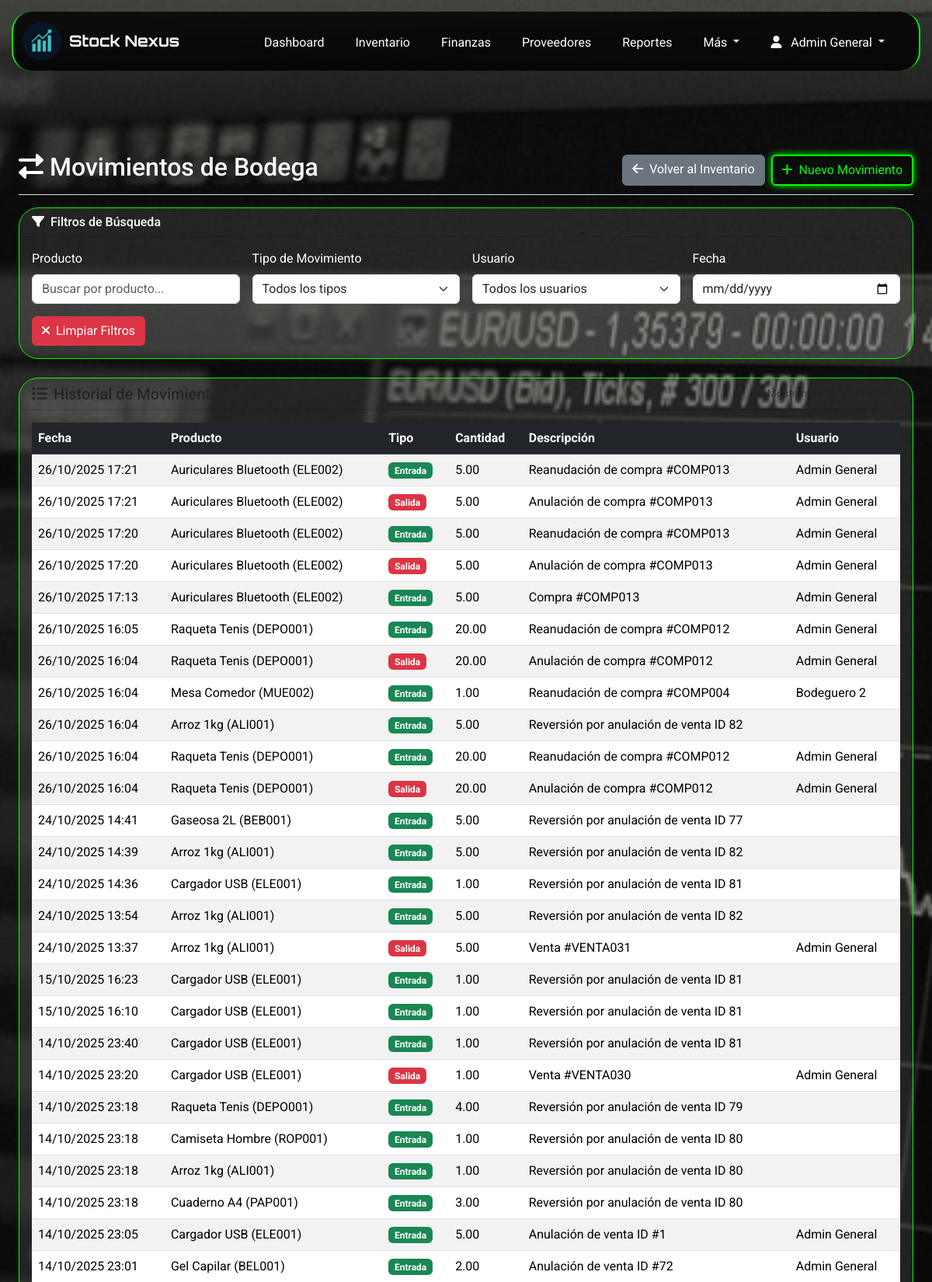
The page /index.php?page=movimientos (signed in, upper part) on the database its author committed.
### tables this page shows
CREATE TABLE `movimientos_bodega` (
  `id_movimiento` int(11) NOT NULL,
  `id_producto` int(11) NOT NULL,
  `tipo_movimiento` enum('Entrada','Salida','Ajuste') NOT NULL,
  `cantidad` decimal(10,2) NOT NULL,
  `descripcion` text DEFAULT NULL,
  `id_usuario` int(11) DEFAULT NULL,
  `fecha_movimiento` datetime DEFAULT current_timestamp()
);

CREATE TABLE `productos` (
  `id_producto` int(11) NOT NULL,
  `codigo_producto` varchar(50) NOT NULL,
  `nombre_producto` varchar(150) NOT NULL,
  `id_categoria` int(11) DEFAULT NULL,
  `descripcion` text DEFAULT NULL,
  `stock_actual` decimal(10,2) DEFAULT 0.00,
  `stock_minimo` decimal(10,2) DEFAULT 0.00,
  `unidad_medida` varchar(30) DEFAULT 'Unidad',
  `precio_compra` decimal(12,2) DEFAULT 0.00,
  `precio_venta` decimal(12,2) DEFAULT 0.00,
  `estado` enum('Activo','Inactivo') DEFAULT 'Activo'
);

CREATE TABLE `usuarios` (
  `id_usuario` int(11) NOT NULL,
  `nombre_completo` varchar(100) NOT NULL,
  `correo` varchar(100) NOT NULL,
  `usuario` varchar(50) NOT NULL,
  `contrasena` varchar(255) NOT NULL,
  `rol` enum('Administrador','Vendedor','Contador','Bodeguero') DEFAULT 'Vendedor',
  `estado` enum('Activo','Inactivo') DEFAULT 'Activo',
  `fecha_creacion` datetime DEFAULT current_timestamp(),
  `token_recuperacion` varchar(64) DEFAULT NULL,
  `token_expiracion` datetime DEFAULT NULL,
  `id_rol` int(11) DEFAULT NULL
);

### app/controllers/inventarioController.php (called while the page is built, shortened)
<?php
class InventarioController {
    private $db;
    public function __construct($database) {
        $this->db = $database;
    }
    public function listarMovimientos() {
        try {
            $stmt = $this->db->query("
                SELECT m.*, p.codigo_producto, p.nombre_producto, u.nombre_completo as usuario_nombre
                FROM movimientos_bodega m
                JOIN productos p ON m.id_producto = p.id_producto
                LEFT JOIN usuarios u ON m.id_usuario = u.id_usuario
                ORDER BY m.fecha_movimiento DESC
            ");
            return $stmt->fetchAll();
        } catch (PDOException $e) {
            error_log("Error en listarMovimientos: " . $e->getMessage());
            return [];
        }
    }
}
?>

### app/views/Movimientos/movimientos.php (the view, shortened to what this page needs)
<?php
$inventarioController = new InventarioController($db);
$movimientos = $inventarioController->listarMovimientos();
?>
<div class="container-fluid px-4 pb-5">
    <div class="d-flex justify-content-between flex-wrap flex-md-nowrap align-items-center pt-3 pb-2 mb-3 border-bottom"
         style="margin-top:180px;">
        <h1 class="h2"><i class="fas fa-exchange-alt me-2"></i>Movimientos de Bodega</h1>
        <div class="btn-toolbar mb-2 mb-md-0">
            <a href="index.php?page=inventario" class="btn btn-secondary me-2">
                <i class="fas fa-arrow-left me-2"></i>Volver al Inventario
            </a>
            <a href="index.php?page=crear_movimiento" class="btn btn-neon">
                <i class="fas fa-plus me-2"></i>Nuevo Movimiento
            </a>
        </div>
    </div>
    <div class="card mb-4">
        <div class="card-header">
            <h6 class="card-title mb-0 text-white">
                <i class="fas fa-filter me-2"></i>Filtros de Búsqueda
            </h6>
        </div>
        <div class="card-body">
            <div class="row g-3">
                <div class="col-md-3">
                    <label for="filtroProducto" class="form-label text-white">Producto</label>
                    <input type="text" class="form-control" id="filtroProducto" placeholder="Buscar por producto...">
                </div>
                <div class="col-md-3">
                    <label for="filtroTipo" class="form-label text-white">Tipo de Movimiento</label>
                    <select class="form-select" id="filtroTipo">
                        <option value="">Todos los tipos</option>
                    </select>
                </div>
                <div class="col-md-3">
                    <label for="filtroUsuario" class="form-label text-white">Usuario</label>
                    <select class="form-select" id="filtroUsuario">
                        <option value="">Todos los usuarios</option>
                    </select>
                </div>
                <div class="col-md-3">
                    <label for="filtroFecha" class="form-label text-white">Fecha</label>
                    <input type="date" class="form-control" id="filtroFecha">
                </div>
            </div>
            <div class="row mt-3">
                <div class="col-12">
                    <button type="button" class="btn btn-danger" id="btnLimpiarFiltros">
                        <i class="fas fa-times me-2"></i>Limpiar Filtros
                    </button>
                </div>
            </div>
        </div>
    </div>
    <div class="card">
        <div class="card-header d-flex justify-content-between align-items-center">
            <h5 class="card-title mb-0">
                <i class="fas fa-list me-2"></i>Historial de Movimientos
            </h5>
            <div class="text-muted small" id="contadorMovimientos">
                Mostrando <?= count($movimientos) ?> movimientos
            </div>
        </div>
        <div class="card-body">
            <div class="table-responsive">
                <table class="table table-striped table-hover">
                    <thead class="table-dark">
                        <tr>
                            <th>Fecha</th>
                            <th>Producto</th>
                            <th>Tipo</th>
                            <th>Cantidad</th>
                            <th>Descripción</th>
                            <th>Usuario</th>
                        </tr>
                    </thead>
                    <tbody id="cuerpoTablaMovimientos">
                        <?php foreach ($movimientos as $movimiento): ?>
                        <tr data-tipo="<?= $movimiento['tipo_movimiento'] ?>"
                            data-usuario="<?= $movimiento['usuario_nombre'] ?>"
                            data-fecha="<?= date('Y-m-d', strtotime($movimiento['fecha_movimiento'])) ?>">
                            <td><?= date('d/m/Y H:i', strtotime($movimiento['fecha_movimiento'])) ?></td>
                            <td><?= $movimiento['nombre_producto'] ?> (<?= $movimiento['codigo_producto'] ?>)</td>
                            <td>
                                <span class="badge bg-<?=
                                    $movimiento['tipo_movimiento'] == 'Entrada' ? 'success' :
                                    ($movimiento['tipo_movimiento'] == 'Salida' ? 'danger' : 'warning')
                                ?>">
                                    <?= $movimiento['tipo_movimiento'] ?>
                                </span>
                            </td>
                            <td><?= $movimiento['cantidad'] ?></td>
                            <td><?= $movimiento['descripcion'] ?></td>
                            <td><?= $movimiento['usuario_nombre'] ?></td>
                        </tr>
                        <?php endforeach; ?>
                    </tbody>
                </table>
            </div>
        </div>
    </div>
</div>

### public/assets/style.css (style rules this page uses)
body { background-image: url(../img/fondo_body.jpg); min-height: 100vh; background-size: cover; background-position: center; background-repeat: no-repeat; background-attachment: fixed; position: relative; font-family: 'Roboto', sans-serif; background-color: #000; color: #fff; margin: 0; padding: 0; width: 100%; align-items: center; justify-content: center; }
body::before { content: ''; position: fixed; top: 0; left: 0; width: 100%; height: 100%; background-color: rgba(0, 0, 0, 0.5); z-index: -1; }
html { scroll-behavior: smooth; width: 100%; }
.btn-neon { color: #00ff00; border: 2px solid #00ff00; background-color: transparent; box-shadow: 0 0 10px #00ff00; transition: all 0.3s ease; }
.card { width: 100%; background-color: rgba(255, 255, 255, 0.1); border: 1px solid #00ff00; transition: transform 0.3s, box-shadow 0.3s; border-radius: 25px; }

### rows shown on the page
movimientos_bodega: fecha_movimiento "26/10/2025 17:21", id_producto.nombre_producto "Auriculares Bluetooth", id_producto.codigo_producto "ELE002", tipo_movimiento "Entrada", cantidad "5.00", descripcion "Reanudación de compra #COMP013", id_usuario.nombre_completo "Admin General"
movimientos_bodega: fecha_movimiento "26/10/2025 17:21", id_producto.nombre_producto "Auriculares Bluetooth", id_producto.codigo_producto "ELE002", tipo_movimiento "Salida", cantidad "5.00", descripcion "Anulación de compra #COMP013", id_usuario.nombre_completo "Admin General"
movimientos_bodega: fecha_movimiento "26/10/2025 17:20", id_producto.nombre_producto "Auriculares Bluetooth", id_producto.codigo_producto "ELE002", tipo_movimiento "Entrada", cantidad "5.00", descripcion "Reanudación de compra #COMP013", id_usuario.nombre_completo "Admin General"
movimientos_bodega: fecha_movimiento "26/10/2025 17:20", id_producto.nombre_producto "Auriculares Bluetooth", id_producto.codigo_producto "ELE002", tipo_movimiento "Salida", cantidad "5.00", descripcion "Anulación de compra #COMP013", id_usuario.nombre_completo "Admin General"
movimientos_bodega: fecha_movimiento "26/10/2025 17:13", id_producto.nombre_producto "Auriculares Bluetooth", id_producto.codigo_producto "ELE002", tipo_movimiento "Entrada", cantidad "5.00", descripcion "Compra #COMP013", id_usuario.nombre_completo "Admin General"
movimientos_bodega: fecha_movimiento "26/10/2025 16:05", id_producto.nombre_producto "Raqueta Tenis", id_producto.codigo_producto "DEPO001", tipo_movimiento "Entrada", cantidad "20.00", descripcion "Reanudación de compra #COMP012", id_usuario.nombre_completo "Admin General"
movimientos_bodega: fecha_movimiento "26/10/2025 16:04", id_producto.nombre_producto "Raqueta Tenis", id_producto.codigo_producto "DEPO001", tipo_movimiento "Salida", cantidad "20.00", descripcion "Anulación de compra #COMP012", id_usuario.nombre_completo "Admin General"
movimientos_bodega: fecha_movimiento "26/10/2025 16:04", id_producto.nombre_producto "Mesa Comedor", id_producto.codigo_producto "MUE002", tipo_movimiento "Entrada", cantidad "1.00", descripcion "Reanudación de compra #COMP004", id_usuario.nombre_completo "Bodeguero 2"
movimientos_bodega: fecha_movimiento "26/10/2025 16:04", id_producto.nombre_producto "Arroz 1kg", id_producto.codigo_producto "ALI001", tipo_movimiento "Entrada", cantidad "5.00", descripcion "Reversión por anulación de venta ID 82"
movimientos_bodega: fecha_movimiento "26/10/2025 16:04", id_producto.nombre_producto "Raqueta Tenis", id_producto.codigo_producto "DEPO001", tipo_movimiento "Entrada", cantidad "20.00", descripcion "Reanudación de compra #COMP012", id_usuario.nombre_completo "Admin General"
movimientos_bodega: fecha_movimiento "26/10/2025 16:04", id_producto.nombre_producto "Raqueta Tenis", id_producto.codigo_producto "DEPO001", tipo_movimiento "Salida", cantidad "20.00", descripcion "Anulación de compra #COMP012", id_usuario.nombre_completo "Admin General"
movimientos_bodega: fecha_movimiento "24/10/2025 14:41", id_producto.nombre_producto "Gaseosa 2L", id_producto.codigo_producto "BEB001", tipo_movimiento "Entrada", cantidad "5.00", descripcion "Reversión por anulación de venta ID 77"
movimientos_bodega: fecha_movimiento "24/10/2025 14:39", id_producto.nombre_producto "Arroz 1kg", id_producto.codigo_producto "ALI001", tipo_movimiento "Entrada", cantidad "5.00", descripcion "Reversión por anulación de venta ID 82"
movimientos_bodega: fecha_movimiento "24/10/2025 14:36", id_producto.nombre_producto "Cargador USB", id_producto.codigo_producto "ELE001", tipo_movimiento "Entrada", cantidad "1.00", descripcion "Reversión por anulación de venta ID 81"
movimientos_bodega: fecha_movimiento "24/10/2025 13:54", id_producto.nombre_producto "Arroz 1kg", id_producto.codigo_producto "ALI001", tipo_movimiento "Entrada", cantidad "5.00", descripcion "Reversión por anulación de venta ID 82"
movimientos_bodega: fecha_movimiento "24/10/2025 13:37", id_producto.nombre_producto "Arroz 1kg", id_producto.codigo_producto "ALI001", tipo_movimiento "Salida", cantidad "5.00", descripcion "Venta #VENTA031", id_usuario.nombre_completo "Admin General"
movimientos_bodega: fecha_movimiento "15/10/2025 16:23", id_producto.nombre_producto "Cargador USB", id_producto.codigo_producto "ELE001", tipo_movimiento "Entrada", cantidad "1.00", descripcion "Reversión por anulación de venta ID 81"
movimientos_bodega: fecha_movimiento "15/10/2025 16:10", id_producto.nombre_producto "Cargador USB", id_producto.codigo_producto "ELE001", tipo_movimiento "Entrada", cantidad "1.00", descripcion "Reversión por anulación de venta ID 81"
movimientos_bodega: fecha_movimiento "14/10/2025 23:40", id_producto.nombre_producto "Cargador USB", id_producto.codigo_producto "ELE001", tipo_movimiento "Entrada", cantidad "1.00", descripcion "Reversión por anulación de venta ID 81"
movimientos_bodega: fecha_movimiento "14/10/2025 23:20", id_producto.nombre_producto "Cargador USB", id_producto.codigo_producto "ELE001", tipo_movimiento "Salida", cantidad "1.00", descripcion "Venta #VENTA030", id_usuario.nombre_completo "Admin General"
movimientos_bodega: fecha_movimiento "14/10/2025 23:18", id_producto.nombre_producto "Raqueta Tenis", id_producto.codigo_producto "DEPO001", tipo_movimiento "Entrada", cantidad "4.00", descripcion "Reversión por anulación de venta ID 79"
movimientos_bodega: fecha_movimiento "14/10/2025 23:18", id_producto.nombre_producto "Camiseta Hombre", id_producto.codigo_producto "ROP001", tipo_movimiento "Entrada", cantidad "1.00", descripcion "Reversión por anulación de venta ID 80"
movimientos_bodega: fecha_movimiento "14/10/2025 23:18", id_producto.nombre_producto "Arroz 1kg", id_producto.codigo_producto "ALI001", tipo_movimiento "Entrada", cantidad "1.00", descripcion "Reversión por anulación de venta ID 80"
movimientos_bodega: fecha_movimiento "14/10/2025 23:18", id_producto.nombre_producto "Cuaderno A4", id_producto.codigo_producto "PAP001", tipo_movimiento "Entrada", cantidad "3.00", descripcion "Reversión por anulación de venta ID 80"
movimientos_bodega: fecha_movimiento "14/10/2025 23:05", id_producto.nombre_producto "Cargador USB", id_producto.codigo_producto "ELE001", tipo_movimiento "Entrada", cantidad "5.00", descripcion "Anulación de venta ID #1", id_usuario.nombre_completo "Admin General"
movimientos_bodega: fecha_movimiento "14/10/2025 23:01", id_producto.nombre_producto "Gel Capilar", id_producto.codigo_producto "BEL001", tipo_movimiento "Entrada", cantidad "2.00", descripcion "Anulación de venta ID #72", id_usuario.nombre_completo "Admin General"

### other values the page prints
$nombreUsuario "Admin General"
